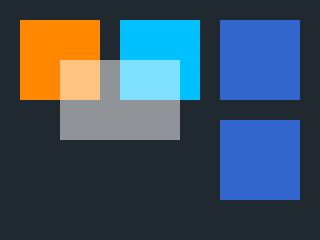
Frame 1 (no input)
Frame 2 (the mouse pressed at the canvas centre, redrawn once): identical to frame 1, image omitted

The Processing sketch that drew this single still picture (run headless with seeded random() and noise(); the mouse was pressed at the canvas centre and the sketch redrawn once):

// Processing sketch: hex_colors
// ── hex_colors.pde
// #RRGGBB and 0xAARRGGBB literals, and red()/green()/blue() extraction.
void setup() {
  size(320, 240);
  noStroke();
}

void draw() {
  background(#202830);
  fill(#FF8800);
  rect(20, 20, 80, 80);
  fill(#00C0FF);
  rect(120, 20, 80, 80);
  fill(0x80FFFFFF);
  rect(60, 60, 120, 80);
  color c = #3366CC;
  fill(red(c), green(c), blue(c));
  rect(220, 20, 80, 80);
  fill(c);
  rect(220, 120, 80, 80);
  println(red(c), green(c), blue(c), alpha(c));
  println(hex(c));
  noLoop();
}
